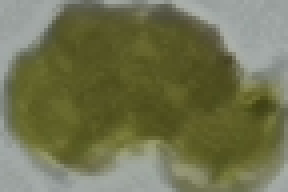
#> input picture 250502/smaller_than/callo_105.png, 72 x 48 px, found by its file name (shown 4 times larger); its folder holds 4 pictures in this run
$ python 030525.py   (older library calls are emulated)
#> lines starting #> are read from the running program, lines starting #| are printed output that depends on the picture
# Cargar librerías necesarias
import os
import pandas as pd
import numpy as np
import cv2
from skimage.feature import graycomatrix, graycoprops
from skimage import color, img_as_ubyte, io
from skimage.filters import threshold_otsu
from skimage.measure import label, regionprops
from skimage.filters import threshold_otsu
from skimage import io, color
from scipy import ndimage as ndi
from skimage.filters import gabor_kernel
from skimage import img_as_float

# Rutas a las carpetas de imágenes
smaller_than = r"C:\Users\tere1\OneDrive\Escritorio\TFM\segmentacion de callos\results\smaller_than"
higher_than = r"C:\Users\tere1\OneDrive\Escritorio\TFM\segmentacion de callos\results\higher_than"

# Función para cargar la imagen en color
def load_image(image_path):
    return cv2.imread(image_path)
#> returned value is the input picture: shape (48, 72, 3); mean B, G, R 80.2, 114.7, 112.9

# procesar cada imagen de una carpeta
def process_images_in_folder(folder_path):
    data = []
    for filename in os.listdir(folder_path):
        image_path = os.path.join(folder_path, filename)
        img = load_image(image_path)
        if img is None:
            continue
        data.append((filename, img))
    return data

# Función para extraer características GLCM
def extract_glcm_features(folder_path, label=None):
    data = []
    bins32 = np.linspace(0, 255, 33).astype(np.uint8)  # 32 niveles
    images_data = process_images_in_folder(folder_path)  # Obtener lista de imágenes procesadas

    for filename, img in images_data:
        gray = color.rgb2gray(img)
        gray = img_as_ubyte(gray)
        inds = np.digitize(gray, bins32)

        glcm = graycomatrix(
            inds,
            distances=[1],
            angles=[0, np.pi/4, np.pi/2, 3*np.pi/4],
            levels=32,
            symmetric=False,
            normed=False
        )

        features = {
            'filename': filename,
            'contrast': np.mean(graycoprops(glcm, 'contrast')),
            'dissimilarity': np.mean(graycoprops(glcm, 'dissimilarity')),
            'homogeneity': np.mean(graycoprops(glcm, 'homogeneity')),
            'energy': np.mean(graycoprops(glcm, 'energy')),
            'correlation': np.mean(graycoprops(glcm, 'correlation')),
            'ASM': np.mean(graycoprops(glcm, 'ASM'))
        }

        if label is not None:
            features['label'] = label

        data.append(features)
#> this loop made 4 passes
#> pass 1, in extract_glcm_features, `gray = color.rgb2gray(img)`:
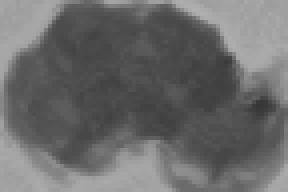
#> gray: shape (48, 72) float64 (shown 4 times larger); min 0.215, max 0.692, mean 0.421
#> pass 1, in extract_glcm_features, `inds = np.digitize(gray, bins32)`:
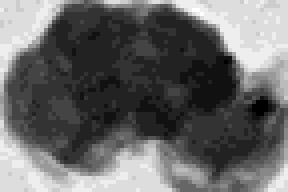
#> inds: shape (48, 72) int64 (shown 4 times larger); min 8, max 23, mean 14.1; drawn with min black and max white
#> pass 2, in extract_glcm_features, `gray = color.rgb2gray(img)`:
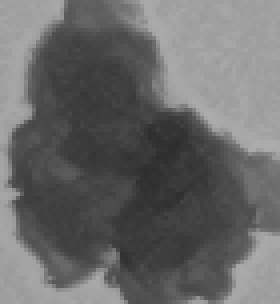
#> gray: shape (76, 70) float64 (shown 4 times larger); min 0.18, max 0.682, mean 0.414
#> after the loop:
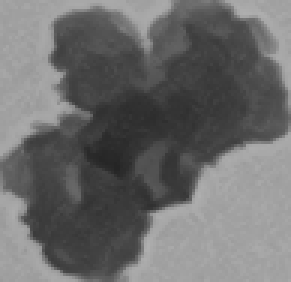
#> gray: shape (94, 97) (shown 3 times larger); min 37, max 175, mean 107.8
#> after the loop:
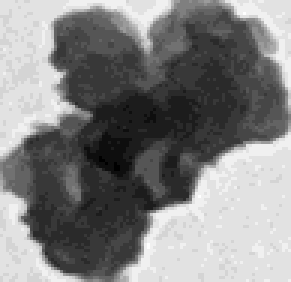
#> inds: shape (94, 97) int64 (shown 3 times larger); min 5, max 23, mean 14.2; drawn with min black and max white

    return pd.DataFrame(data)

# Función para extraer momentos de Hu
# [148 lines left out: functions extract_hu_moments, extract_shape_features, extract_gabor_features, extract_fourier_features, not called in this run]


# Aplicar funciones a las carpetas y etiquetas proporcionadas
df_smaller_glcm = extract_glcm_features(smaller_than, label='smaller')
df_higher_glcm = extract_glcm_features(higher_than, label='higher')
#> (the run stopped early here; a loop or call above may not have finished)
